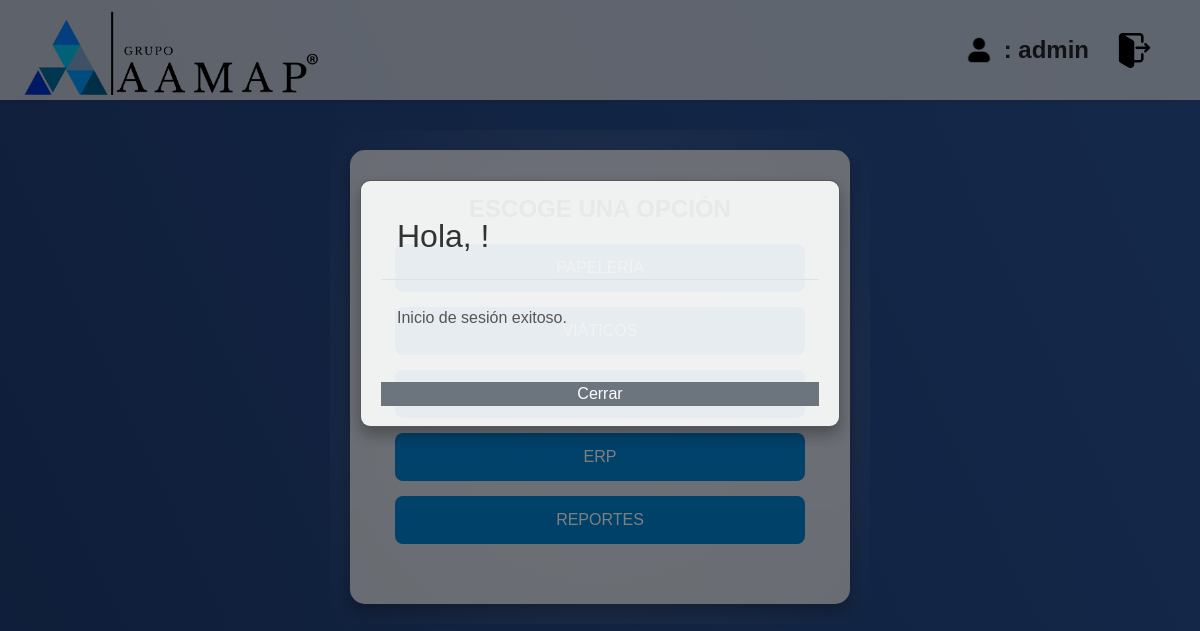
The app's page /launch.php (signed in), older data.
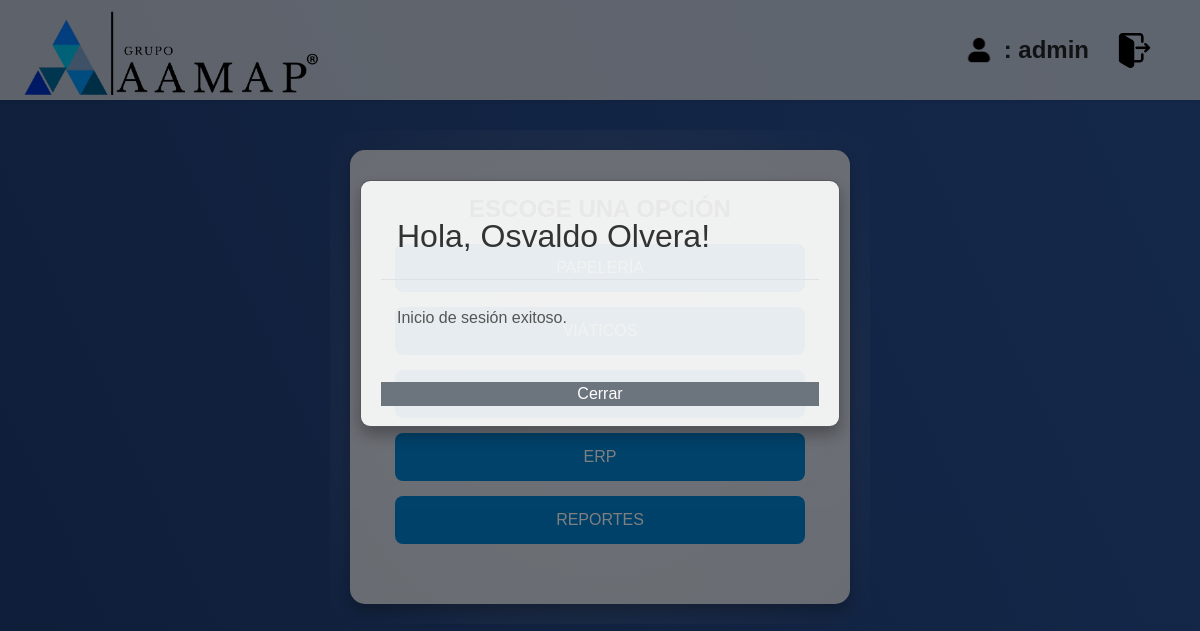
The same page, newer data.
### tables this page shows
CREATE TABLE `users` (
  `id` int(11) NOT NULL,
  `username` varchar(50) NOT NULL,
  `password` varchar(90) NOT NULL,
  `role` varchar(50) DEFAULT NULL,
  `nombre` varchar(50) NOT NULL,
  `apellido` varchar(80) NOT NULL
);

### role.php (called while the page is built, shortened)
<?php
if (isset($_SESSION['username'])) {
    $username = $_SESSION['username'];
    $query = $conn->prepare("SELECT role, nombre, apellido FROM users WHERE username = ?");
    $query->bind_param("s", $username);
    $query->execute();
    $result = $query->get_result();
    $user = $result->fetch_assoc();
    if ($user) {
        $role = $user['role'];
    } else {
        echo "Usuario no encontrado.";
    }
} else {
    echo "No has iniciado sesión.";
}
?>

### launch.php (the view, shortened to what this page needs)
<?php
require 'db_connect.php';
require 'role.php';
if (!isset($_SESSION['welcome_shown'])) {
    $showModal = true;
} else {
    $showModal = false;
}
?>
<!DOCTYPE html>
<html lang="es">
<head>
    <link rel="stylesheet" href="https://stackpath.bootstrapcdn.com/bootstrap/4.5.2/css/bootstrap.min.css">
    <link rel="stylesheet" type="text/css" href="st_launch.css">
</head>
<body>
    <?php if ($showModal): ?>
        <div id="welcomeModal" class="modal show">
            <div class="modal-content">
                <div class="modal-header">
                    <h2>Hola, <?php echo htmlspecialchars($user['nombre']); ?> <?php echo htmlspecialchars($user['apellido']); ?>!</h2>
                </div>
                <div class="modal-body">
                    <p>Inicio de sesión exitoso.</p>
                </div>
                <button class="close-btn btn-secondary" id="logout" onclick="closeModal()">Cerrar</button>
            </div>
        </div>
    <?php endif; ?>
    <div class="navbar" style="display: flex; align-items: center; justify-content: space-between;">
        <img src="/assets/grupo_aamap.webp" alt="Logo AAMAP" style="height: 90px;">
        <div style="display: flex; align-items: center;">
            <img src="/assets/user.ico" alt="usuario" style="width: 30px; height: auto; margin-right: 10px;">
            <h4 style="margin: 0;" class="mr-3"><b>: <?php echo htmlspecialchars($_SESSION['username']); ?></b></h4>
            <button type="button" class="btn btn-outline-secondary mr-3" id="logout" onclick="openLogoutModal()">
                <img src="/assets/logout.ico" title="Cerrar Sesión" style="width: 35px; height: auto;">
            </button>
        </div>
    </div>
    <div class="launcher-container">
        <h1>ESCOGE UNA OPCIÓN</h1>
        <button onclick="window.location.href='/PAPELERIA/papeleria.php'">PAPELERÍA</button>
        <button onclick="window.location.href='/error404.html'">VIÁTICOS</button>
        <?php if($username === 'admin' || $username === 'h.galicia' || $username === 'cuentasxpxc'): ?>
            <button onclick="window.location.href='/PROYECTOS/all_projects.php'">CRM</button>
        <?php elseif($username === 'CIS' || $username === 'atencionaclientes'): ?>
            <button onclick="window.location.href='/PROYECTOS/direct_projects.php'">CRM</button>
        <?php else: ?>
            <button onclick="window.location.href='/PROYECTOS/all_projects.php'" disabled>CRM</button>
        <?php endif; ?>
        <?php if($role === 'admin' || $username === 'CIS' || $username === 'atencionaclientes' || $username === 'calidad'): ?>
            <button onclick="window.location.href='/ERP/all_projects.php'">ERP</button>
        <?php else: ?>
            <button onclick="window.location.href='/ERP/all_projects.php'" disabled>ERP</button>
        <?php endif; ?>
        <?php if($username === 'h.galicia' || $username === 'admin'): ?>
            <button onclick="window.open('/reportes/reporte_gral.php', '_blank')" class="btn btn-primary">REPORTES</button>
        <?php endif; ?>
    </div>
</body>
</html>

Row changes from the older to the newer data that the page shows:
now on this page (row edited): users: nombre "Osvaldo", apellido "Olvera"
